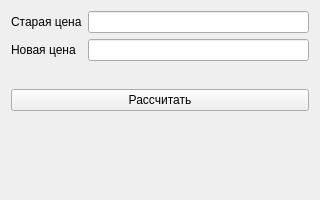
<?xml version="1.0" encoding="UTF-8"?>
<ui version="4.0">
 <class>MainWindow</class>
 <widget class="QWidget" name="MainWindow">
  <property name="windowTitle">
   <string>Изменение цены</string>
  </property>
  <property name="minimumSize">
   <size>
    <width>320</width>
    <height>200</height>
   </size>
  </property>

  <layout class="QVBoxLayout">

   <item>
    <layout class="QFormLayout">
     <item row="0" column="0">
      <widget class="QLabel">
       <property name="text">
        <string>Старая цена</string>
       </property>
      </widget>
     </item>
     <item row="0" column="1">
      <widget class="QLineEdit" name="oldPriceEdit"/>
     </item>

     <item row="1" column="0">
      <widget class="QLabel">
       <property name="text">
        <string>Новая цена</string>
       </property>
      </widget>
     </item>
     <item row="1" column="1">
      <widget class="QLineEdit" name="newPriceEdit"/>
     </item>
    </layout>
   </item>

   <item>
    <widget class="QPushButton" name="calcButton">
     <property name="text">
      <string>Рассчитать</string>
     </property>
    </widget>
   </item>

   <item>
    <widget class="QLabel" name="resultLabel">
     <property name="alignment">
      <set>Qt::AlignCenter</set>
     </property>
     <property name="text">
      <string/>
     </property>
    </widget>
   </item>

  </layout>
 </widget>
</ui>
